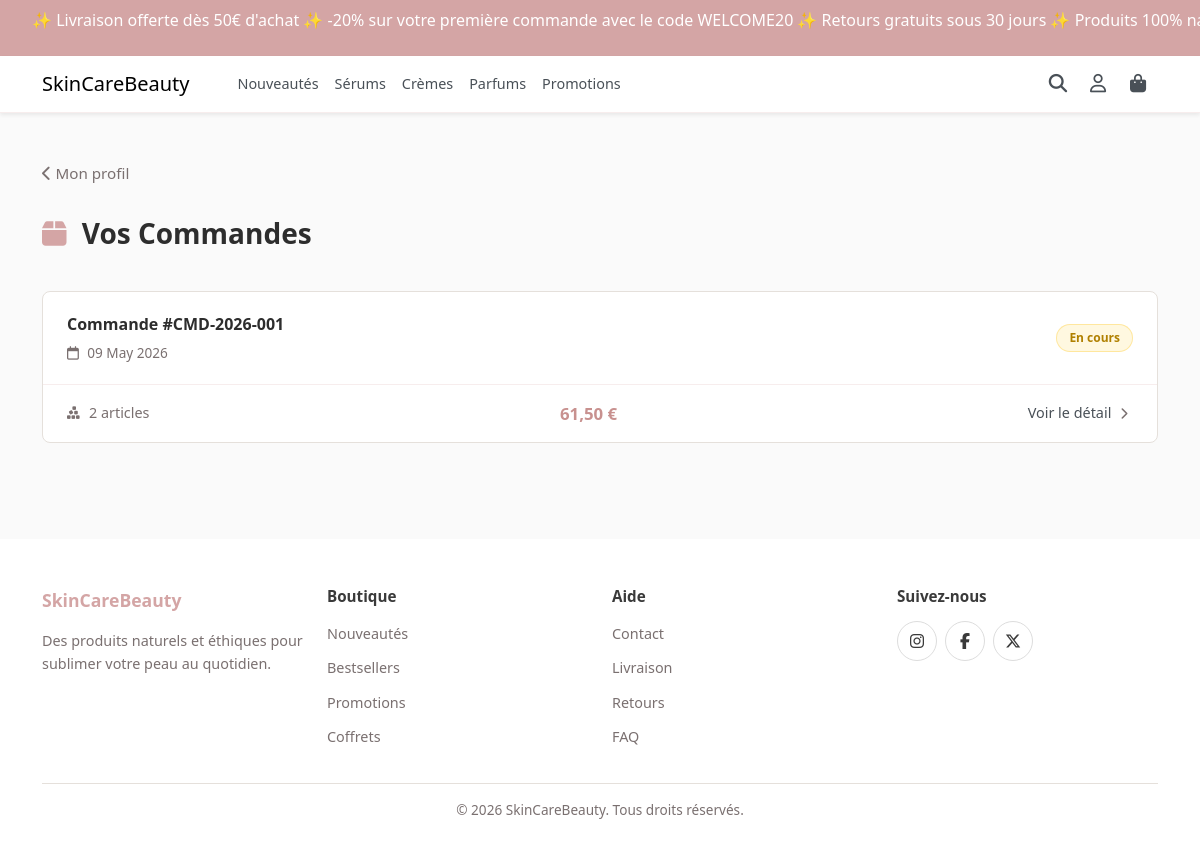
Page /orders.php (signed in) on the committed database.
### tables this page shows
CREATE TABLE orders (
    order_id INT AUTO_INCREMENT PRIMARY KEY,
    order_number VARCHAR(30) NOT NULL,
    order_date DATETIME NOT NULL,
    order_date_annulation DATETIME,
    order_promotion INT,
    order_type_id INT NOT NULL,
    payment_type_id INT NOT NULL,
    company_id_account INT NOT NULL,
    customer_id_account INT NOT NULL, 
    delivery_type_id INT NOT NULL,
    deliveries_id INT NOT NULL,
    FOREIGN KEY (order_type_id) REFERENCES order_status(order_type_id),
    FOREIGN KEY (payment_type_id) REFERENCES payement_types(payement_type_id),
    FOREIGN KEY (company_id_account) REFERENCES companies(company_id_account),
    FOREIGN KEY (customer_id_account) REFERENCES customers(customer_id_account), 
    FOREIGN KEY (delivery_type_id) REFERENCES delivery_types(delivery_type_id),
    FOREIGN KEY (deliveries_id) REFERENCES deliveries(delivery_id)
);

CREATE TABLE order_status (
    order_type_id      INT PRIMARY KEY AUTO_INCREMENT,
    order_type_name     VARCHAR(50) NOT NULL UNIQUE
);

### orders.php (the view, shortened to what this page needs)
<?php
require_once 'public/includes/db.php';
$customerStatement = $pdo->prepare(
    'SELECT customer_id_account FROM customers WHERE user_id = :userId'
);
$customerStatement->execute(['userId' => $_SESSION['user_id']]);
$customer = $customerStatement->fetch();
$orders = [];
if ($customer !== false) {
    $customerIdAccount = $customer['customer_id_account'];
    $ordersStatement = $pdo->prepare(
        'SELECT orders.order_id,
                orders.order_number,
                orders.order_date,
                order_status.order_type_name AS statusName
         FROM orders
         INNER JOIN order_status ON order_status.order_type_id = orders.order_type_id
         WHERE orders.customer_id_account = :customerIdAccount
         ORDER BY orders.order_date DESC'
    );
    $ordersStatement->execute(['customerIdAccount' => $customerIdAccount]);
    $ordersFromDatabase = $ordersStatement->fetchAll();
    $itemsStatement = $pdo->prepare(
        'SELECT products.product_buy_price, products.product_margin
         FROM contains
         INNER JOIN products ON products.product_id = contains.product_id
         WHERE contains.order_id = :orderId'
    );
    foreach ($ordersFromDatabase as $orderRow) {
        $itemsStatement->execute(['orderId' => $orderRow['order_id']]);
        $products = $itemsStatement->fetchAll();
        $total = 0;
        foreach ($products as $product) {
            $sellingPrice = $product['product_buy_price'] * (1 + $product['product_margin'] / 100);
            $total += $sellingPrice;
        }
        $orders[] = [
            'id'     => $orderRow['order_number'],
            'date'   => date('d F Y', strtotime($orderRow['order_date'])),
            'status' => $orderRow['statusName'],
            'total'  => number_format($total, 2, ',', ' ') . ' €',
            'items'  => count($products),
        ];
    }
}
require_once 'public/includes/header.php';
?>
<main class="profile-main">
    <div class="container">
        <nav aria-label="Fil d'Ariane" class="profile-breadcrumb">
            <a href="profile.php">
                <i class="fa-solid fa-chevron-left" aria-hidden="true"></i> Mon profil
            </a>
        </nav>
        <h1 class="profile-page-title">
            <i class="fa-solid fa-box" aria-hidden="true"></i>
            Vos Commandes
        </h1>
        <?php if (empty($orders)): ?>
            <div class="profile-empty">
                <i class="fa-solid fa-box-open" aria-hidden="true"></i>
                <p>Vous n'avez pas encore passé de commande.</p>
                <a href="index.php" class="btn-rose">Découvrir la collection</a>
            </div>
        <?php else: ?>
            <div class="orders-list">
                <?php foreach ($orders as $order): ?>
                    <div class="order-card">
                        <div class="order-card__header">
                            <div>
                                <span class="order-card__id">Commande #<?= htmlspecialchars($order['id'], ENT_QUOTES, 'UTF-8') ?></span>
                                <span class="order-card__date">
                                    <i class="fa-regular fa-calendar" aria-hidden="true"></i>
                                    <?= htmlspecialchars($order['date'], ENT_QUOTES, 'UTF-8') ?>
                                </span>
                            </div>
                            <?php
                            $badgeClass = match ($order['status']) {
                                'Expédié' => 'delivered',
                                'Annulé'  => 'cancelled',
                                default   => 'transit',
                            };
                            ?>
                            <span class="order-badge order-badge--<?= $badgeClass ?>">
                                <?= htmlspecialchars($order['status'], ENT_QUOTES, 'UTF-8') ?>
                            </span>
                        </div>
                        <div class="order-card__body">
                            <span>
                                <i class="fa-solid fa-cubes-stacked" aria-hidden="true"></i>
                                <?= (int) $order['items'] ?> article<?= $order['items'] > 1 ? 's' : '' ?>
                            </span>
                            <span class="order-card__total">
                                <?= htmlspecialchars($order['total'], ENT_QUOTES, 'UTF-8') ?>
                            </span>
                            <a href="#" class="order-card__link">
                                Voir le détail
                                <i class="fa-solid fa-chevron-right" aria-hidden="true"></i>
                            </a>
                        </div>
                    </div>
                <?php endforeach; ?>
            </div>
        <?php endif; ?>
    </div>
</main>
<?php require_once 'public/includes/footer.php'; ?>

### public/css/banner.css (style rules this page uses)
:root { --rose: #d4a5a5; }
body { color: var(--texte); }

### public/css/style.css (style rules this page uses)
:root { --rose: #d4a5a5; --rose-fonce: #c8918f; --beige: #f5ebe0; --accent: #e8c4b8; --texte: #2d2d2d; --border-rose: rgba(212, 165, 165, .2); --footer-bg: #ffffff; --footer-text: #3a3a3a; --footer-muted: #7a7070; --admin-sidebar: #2a2320; --admin-sidebar-active: #3a322d; --admin-rose-fonce: #c48f8f; --admin-rose-soft: #f6e7e7; --admin-bg: #f4f2f0; --admin-card: #ffffff; --admin-border: #e8e1db; --admin-muted: #8a807a; --admin-green: #5aab5a; }
.profile-main { background-color: #fafafa; padding: 3rem 0; }
.profile-breadcrumb { margin-bottom: 2rem; }
.profile-breadcrumb a { color: var(--footer-muted); text-decoration: none; font-size: 0.95rem; transition: color 0.15s ease; }
.profile-page-title { font-size: 1.75rem; font-weight: 600; color: var(--texte); margin-bottom: 2.5rem; }
.profile-page-title i { color: var(--rose); margin-right: 0.5rem; }
.orders-list { display: flex; flex-direction: column; gap: 1rem; margin-bottom: 3rem; }
.order-card { background-color: #ffffff; border: 1px solid #e5e0db; border-radius: 0.5rem; transition: transform 0.2s ease, box-shadow 0.2s ease; }
.order-card__header { display: flex; justify-content: space-between; align-items: center; padding: 1.25rem 1.5rem; border-bottom: 1px solid var(--border-rose); gap: 1rem; }
.order-card__id { display: block; font-weight: 600; font-size: 1rem; color: var(--texte); margin-bottom: 0.25rem; }
.order-card__date { font-size: 0.85rem; color: var(--footer-muted); }
.order-card__date i { margin-right: 0.3rem; }
.order-badge { font-size: 0.75rem; font-weight: 600; padding: 0.25rem 0.75rem; border-radius: 50rem; white-space: nowrap; flex-shrink: 0; }
.order-badge--transit { background-color: rgba(255, 193, 7, 0.12); color: #b08000; border: 1px solid rgba(255, 193, 7, 0.3); }
.order-card__body { display: flex; align-items: center; justify-content: space-between; padding: 1rem 1.5rem; gap: 1rem; flex-wrap: wrap; }
.order-card__body i { margin-right: 0.35rem; color: var(--footer-muted); }
.order-card__body>span:first-child { font-size: 0.9rem; color: var(--footer-muted); }
.order-card__total { font-weight: 700; font-size: 1.05rem; color: var(--rose-fonce); }
.order-card__link { font-size: 0.9rem; font-weight: 500; color: #495057; text-decoration: none; transition: color 0.15s ease; white-space: nowrap; }
.order-card__link i { margin-left: 0.3rem; font-size: 0.75rem; transition: transform 0.2s ease; }

### rows in the picture
orders: order_number "CMD-2026-001", date "09 May 2026", order_type.order_type_name "En cours", items "2", total "61,50 €"
